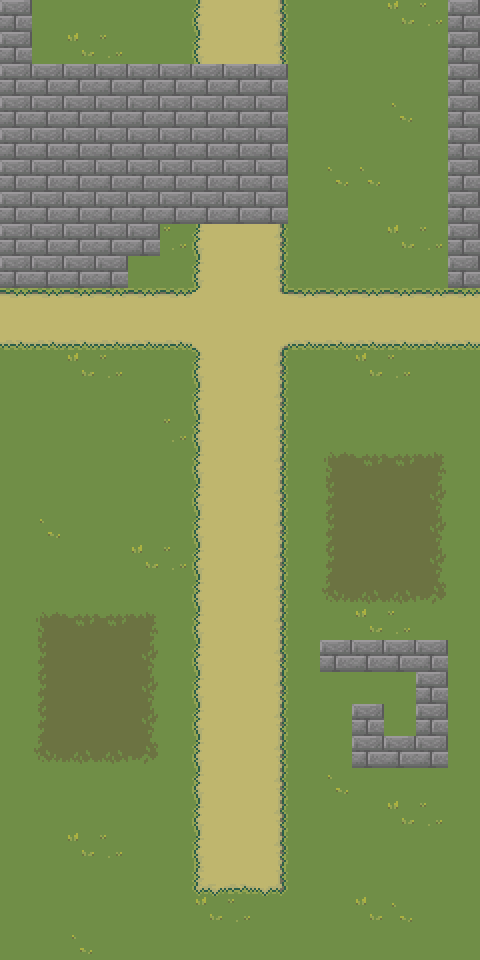

Tiled map render using the project's own tile images. Description and the whole map definition, tile-layer contents included, below:
An orthogonal 15x30 tile map with 32x32 px tiles, 1 tile layer (map2), 4 tilesets.

<map version="1.10" tiledversion="1.11.2" orientation="orthogonal" renderorder="right-down" width="15" height="30" tilewidth="32" tileheight="32" infinite="0" nextlayerid="2" nextobjectid="1">
 <tileset firstgid="1" name="stonebrick" tilewidth="32" tileheight="32" tilecount="1" columns="1">
  <properties>
   <property name="solido" type="bool" value="true" />
  </properties>
  <image source="stonebrick.png" width="32" height="32" />
  <tile id="0">
   <properties>
    <property name="solido" type="bool" value="true" />
   </properties>
  </tile>
 </tileset>
 <tileset firstgid="2" name="bricks" tilewidth="32" tileheight="32" tilecount="1" columns="1">
  <image source="bricks.png" width="32" height="32" />
 </tileset>
 <tileset firstgid="3" source="grass.tsx" />
 <tileset firstgid="13" name="TilesetFloor" tilewidth="32" tileheight="32" tilecount="165" columns="11">
  <image source="TilesetFloor.png" width="352" height="480" />
 </tileset>
 <layer id="1" name="map2" width="15" height="30">
  <data encoding="csv">
1,12,12,12,12,12,24,25,26,12,12,12,10,5,1,
1,12,10,5,12,12,24,25,26,12,12,12,12,12,1,
1,1,1,1,1,1,1,1,1,12,12,12,12,12,1,
1,1,1,1,1,1,1,1,1,12,12,12,6,12,1,
1,1,1,1,1,1,1,1,1,12,12,12,12,12,1,
1,1,1,1,1,1,1,1,1,12,6,6,12,12,1,
1,1,1,1,1,1,1,1,1,12,12,12,12,12,1,
1,1,1,1,1,5,24,25,26,12,12,12,10,5,1,
1,1,1,1,12,12,24,25,26,12,12,12,12,12,1,
14,14,14,14,14,14,41,25,40,14,14,14,14,14,14,
36,36,36,36,36,36,30,25,29,36,36,36,36,36,36,
12,12,10,5,12,12,24,25,26,12,12,10,5,12,12,
12,12,12,12,12,12,24,25,26,12,12,12,12,12,12,
12,12,12,12,12,5,24,25,26,12,12,12,12,12,12,
12,12,12,12,12,12,24,25,26,12,79,80,80,81,12,
12,12,12,12,12,12,24,25,26,12,90,91,91,92,12,
12,6,12,12,12,12,24,25,26,12,90,91,91,92,12,
12,12,12,12,10,5,24,25,26,12,90,91,91,92,12,
12,12,12,12,12,12,24,25,26,12,101,102,102,103,12,
12,79,80,80,81,12,24,25,26,12,12,10,5,12,12,
12,90,91,91,92,12,24,25,26,12,1,1,1,1,12,
12,90,91,91,92,12,24,25,26,12,12,12,12,1,12,
12,90,91,91,92,12,24,25,26,12,12,1,12,1,12,
12,101,102,102,103,12,24,25,26,12,12,1,1,1,12,
12,12,12,12,12,12,24,25,26,12,6,12,12,12,12,
12,12,12,12,12,12,24,25,26,12,12,12,10,5,12,
12,12,10,5,12,12,24,25,26,12,12,12,12,12,12,
12,12,12,12,12,12,35,36,37,12,12,12,12,12,12,
12,12,12,12,12,12,10,5,12,12,12,10,6,12,12,
12,12,6,12,12,12,12,12,12,12,12,12,12,12,12
</data>
 </layer>
</map>
